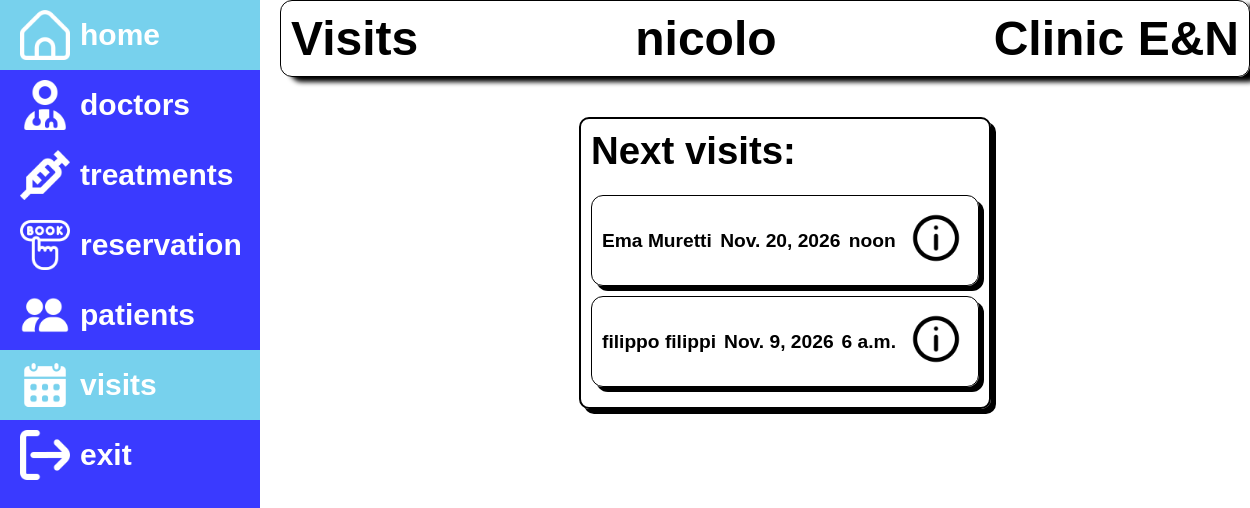
Screenshot of /dashboard/visits/ (signed in) with the database file from the repository.
### dashboard/models.py (models this page shows, shortened)
class Visit(models.Model):
    patient = models.ForeignKey(Patient, on_delete=models.CASCADE)
    doctor = models.ForeignKey(Doctor, on_delete=models.CASCADE)
    treatment = models.ForeignKey(Treatment, on_delete=models.CASCADE)
    date = models.DateField()
    time = models.TimeField()
    ambulatory = models.CharField(max_length=3, blank=True, null=True)
    class Meta:
        ordering = ['patient','date', 'time']
        permissions = (("can_view_visit", "Can view visit"),)
    def get_absolute_url(self):
        return reverse('visit-detail', args=[str(self.id)])

class Patient(models.Model):
    user = models.OneToOneField(
        User,
        on_delete=models.CASCADE,
        related_name='patient_profile',
    )
    first_name = models.CharField(max_length=100)
    last_name = models.CharField(max_length=100)
    date_of_birth = models.DateField()
    weight = models.CharField(max_length=4, help_text='kg')
    height = models.CharField(max_length=3, help_text='cm')
    cf = models.CharField(max_length=16, unique=True, help_text='Codice Fiscale')
    class Meta:
        ordering = ['last_name', 'first_name', 'date_of_birth']
        permissions = (("can_view_patient", "Can view patient"),)

### dashboard/views.py (the view)
# urls.py: path('visits/', views.VisitListView.as_view(), name='visits'),
class VisitListView(LoginRequiredMixin, PermissionRequiredMixin, generic.ListView):
    login_url = '/accounts/login/'
    permission_required = 'dashboard.can_view_visit'
    model = Visit
    paginate_by = 3
    def get_queryset(self):
        user = self.request.user
        if user.groups.filter(name='Doctors').exists():
            return Visit.objects.filter(doctor__user=user)      # doctor sees only his visits
        return Visit.objects.all()                              # secretary sees every visit

### dashboard/templates/dashboard/visit_list.html (shortened to what this page needs)
{% extends 'base.html' %}
{% load static%}
{% block content %}
    <div class="box-list">
        <div class="visitBlock">
        <h1>Next visits: </h1>
        <br>
        <div>
        {% if visit_list %}
         <ul>
            {% for visit in visit_list %}
            <li class="list-el"><p>{{visit.patient.first_name}} {{visit.patient.last_name}}</p><p>{{visit.date}}</p><p>{{visit.time}}</p> <a style="border: none;" href="{{ visit.get_absolute_url }}"><img style="width: 50px;height:50px;" src="{% static 'images/info.png' %}" alt=""></a></li>
            {% endfor %}
        </ul>
        {% else %}
        <p>No visits available.</p>
        {% endif %}
        </div>
    </div>
    </div>
{%endblock%}

### dashboard/templates/base.html (shortened to what this page needs)
<!DOCTYPE html>
<html lang="en">
<head>
    {% load static %}
    <link rel="stylesheet" href="{% static 'css/style.css' %}">
</head>
<body>
    {%block sidebar%}
    <div class="sidebar">
        <ul>
            <li {% if request.resolver_match.url_name == 'dashboard' %}style="background-color: rgb(119, 209, 237)"{% endif %}><a href="{% url 'dashboard'%}"><img src="{% static 'images/home.png' %}" alt="home"><span>home</span></a></li>
            <li {% if request.resolver_match.url_name == 'doctors' %}style="background-color: rgb(119, 209, 237)"{% endif %}><a href="{% url 'doctors'%}"><img src="{% static 'images/user-md.png' %}" alt="h"><span>doctors</span></a></li>
            <li ><a href="{% url 'treatments'%}"><img src="{% static 'images/syringe.png' %}" alt="home"><span>treatments</span></a></li>
            <li ><a href="{% url 'reservation' %}"><img src="{% static 'images/booking.png' %}" alt=""><span>reservation</span></a></li>
            {% if perms.dashboard.can_view_patient %}
            <li ><a href="{% url 'patients'%}"><img src="{% static 'images/people.png' %}" alt="home"><span>patients</span></a></li>
            {% endif %}
            {% if perms.dashboard.can_view_visit %}
            <li {% if request.resolver_match.url_name == 'visits' %}style="background-color: rgb(119, 209, 237)"{% endif %}><a href="{% url 'visits'%}"><img src="{% static 'images/calendar.png' %}" alt="home"><span>visits</span></a></li>
            {% endif %}
            {% if user.is_authenticated %}
            <li><a href="{% url 'esco' %}"><img src="{% static 'images/exit.png' %}" alt="profile"><span>exit</span></a></li>
            {% endif %}
        </ul>
    </div>
    {%endblock%}
    <div class="sup-cont">
        <div class="title">
            <h1>{% if request.resolver_match.url_name == 'dashboard' %}Welcome
                {% elif request.resolver_match.url_name == 'doctors' or request.resolver_match.url_name == 'doctor-detail'%}Doctors
                {% elif request.resolver_match.url_name == 'treatments' or request.resolver_match.url_name == 'treatment-detail'%}Treatmets
                {% elif request.resolver_match.url_name == 'reservation'%}Reservation
                {% elif request.resolver_match.url_name == 'patients' or request.resolver_match.url_name == 'patient-detail'%}Patients
                {% elif request.resolver_match.url_name == 'visits' or request.resolver_match.url_name == 'visit-detail'%}Visits
                {% elif request.resolver_match.url_name == 'login'%}Log in
                {% elif request.resolver_match.url_name == 'signup'%}Sign Up
                {% elif request.resolver_match.url_name == 'esco'%}Exit
                {%endif%}</h1>
            <h1 style="text-align: center;">{{ user.username }}</h1><h1 style="text-align: end;">Clinic E&N</h1></div>
        <div class="content">
            {% block content %}
            {% endblock %}
        </div>
    </div>
</body>
</html>

### dashboard/static/css/style.css (style rules this page uses)
* { font-family: Montserrat, sans-serif; margin: 0; padding:0; font-style: normal; }
body { display: flex; gap: 20px; }
.sidebar { width: 100px; height: 100vh; background-color: rgb(58, 58, 255); transition: 0.5s ease; }
.sidebar a { text-decoration: none; display: flex; direction: row; overflow: hidden; color: #fff; align-items: center; justify-content: flex-start; gap:10px; font-weight: bold; font-size: 30px; }
.sidebar li { list-style-type: none; padding: 10px 20px; }
.sidebar li img { width: 50px; height: 50px; }
.title { display: flex; justify-content: space-between; margin-bottom: 20px; border: 1px solid black; box-shadow:10px 5px 5px rgb(0, 0, 0); border-radius: 12px; padding: 10px; }
.title h1 { font-size: 3rem; }
.content { width: 100%; padding: 20px; display: flex; flex-direction: column; justify-content: space-between; align-items: center; }
.list-el { border: 1px solid black; box-shadow: 3px 3px black; border-radius: 10px; list-style-type:none; display: flex; justify-content: space-between; align-items: center; padding: 6px 10px; }
.sup-cont { width: 100%; }
.box-list { display: flex; justify-content: flex-start; gap:20px; flex-direction: column; border: 2px solid black; box-shadow: 5px 5px black; border-radius: 10px; width: 40%; padding: 10px; font-size: larger; font-weight: bold; }
.box-list li { list-style-type: none; display: flex; justify-content: space-between; margin-bottom: 10px; align-items: center; border: 1px solid black; box-shadow: 5px 5px rgb(0, 0, 0); border-radius: 12px; padding: 10px; }
.box-list li a { border: 1px solid black; border-radius: 50%; padding: 7px; }

### rows the page displays
Visit: patient.first_name "Ema", patient.last_name "Muretti", date "Nov. 20, 2026", time "noon"
Visit: patient.first_name "filippo", patient.last_name "filippi", date "Nov. 9, 2026", time "6 a.m."

### other values shown
{{ user.username }} "nicolo"
